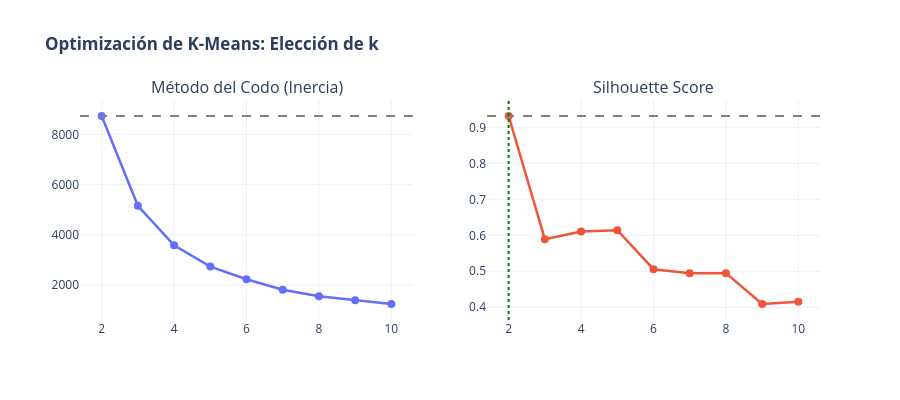

Here is the notebook cell this chart was saved with:
### Code cell
fig = make_subplots(rows=1, cols=2,
    subplot_titles=('Método del Codo (Inercia)', 'Silhouette Score'))

fig.add_trace(go.Scatter(x=list(K_range), y=inertias,
    mode='lines+markers', marker=dict(size=8),
    line=dict(color='#636EFA', width=2.5), name='Inercia'), row=1, col=1)
fig.add_hline(y=inertias[0], line_dash='dash', line_color='gray', row=1, col=1)

fig.add_trace(go.Scatter(x=list(K_range), y=silhouettes,
    mode='lines+markers', marker=dict(size=8, color='#EF553B'),
    line=dict(color='#EF553B', width=2.5), name='Silhouette'), row=1, col=2)
fig.add_hline(y=max(silhouettes), line_dash='dash', line_color='gray', row=1, col=2)
fig.add_vline(x=best_k, line_dash='dot', line_color='green', row=1, col=2)

fig.update_layout(
    title_text='<b>Optimización de K-Means: Elección de k</b>',
    height=400, template='plotly_white', showlegend=False)
fig.show()

print(f'\nk recomendado: {best_k} (mejor equilibrio entre ajuste y simplicidad)')

### Figure 1 — Plotly figure (JSON) as saved in the notebook; plotly's stock layout.template omitted (floating-point values rounded to 4 significant figures)
{"data": [{"line": {"color": "#636EFA", "width": 2.5}, "marker": {"size": 8}, "mode": "lines+markers", "name": "Inercia", "type": "scatter", "x": [2, 3, 4, 5, 6, 7, 8, 9, 10], "xaxis": "x", "y": [8729.0, 5160.0, 3587.0, 2740.0, 2236.0, 1820.0, 1560.0, 1402.0, 1251.0], "yaxis": "y"}, {"line": {"color": "#EF553B", "width": 2.5}, "marker": {"color": "#EF553B", "size": 8}, "mode": "lines+markers", "name": "Silhouette", "type": "scatter", "x": [2, 3, 4, 5, 6, 7, 8, 9, 10], "xaxis": "x2", "y": [0.9314, 0.5891, 0.6108, 0.614, 0.5058, 0.4948, 0.4949, 0.4091, 0.4154], "yaxis": "y2"}], "layout": {"annotations": [{"font": {"size": 16}, "showarrow": false, "text": "Método del Codo (Inercia)", "x": 0.225, "xanchor": "center", "xref": "paper", "y": 1, "yanchor": "bottom", "yref": "paper"}, {"font": {"size": 16}, "showarrow": false, "text": "Silhouette Score", "x": 0.775, "xanchor": "center", "xref": "paper", "y": 1, "yanchor": "bottom", "yref": "paper"}], "height": 400, "shapes": [{"line": {"color": "gray", "dash": "dash"}, "type": "line", "x0": 0, "x1": 1, "xref": "x domain", "y0": 8729.0, "y1": 8729.0, "yref": "y"}, {"line": {"color": "gray", "dash": "dash"}, "type": "line", "x0": 0, "x1": 1, "xref": "x2 domain", "y0": 0.9314, "y1": 0.9314, "yref": "y2"}, {"line": {"color": "green", "dash": "dot"}, "type": "line", "x0": 2, "x1": 2, "xref": "x2", "y0": 0, "y1": 1, "yref": "y2 domain"}], "showlegend": false, "title": {"text": "<b>Optimización de K-Means: Elección de k</b>"}, "xaxis": {"anchor": "y", "domain": [0, 0.45]}, "xaxis2": {"anchor": "y2", "domain": [0.55, 1]}, "yaxis": {"anchor": "x", "domain": [0, 1]}, "yaxis2": {"anchor": "x2", "domain": [0, 1]}}}
